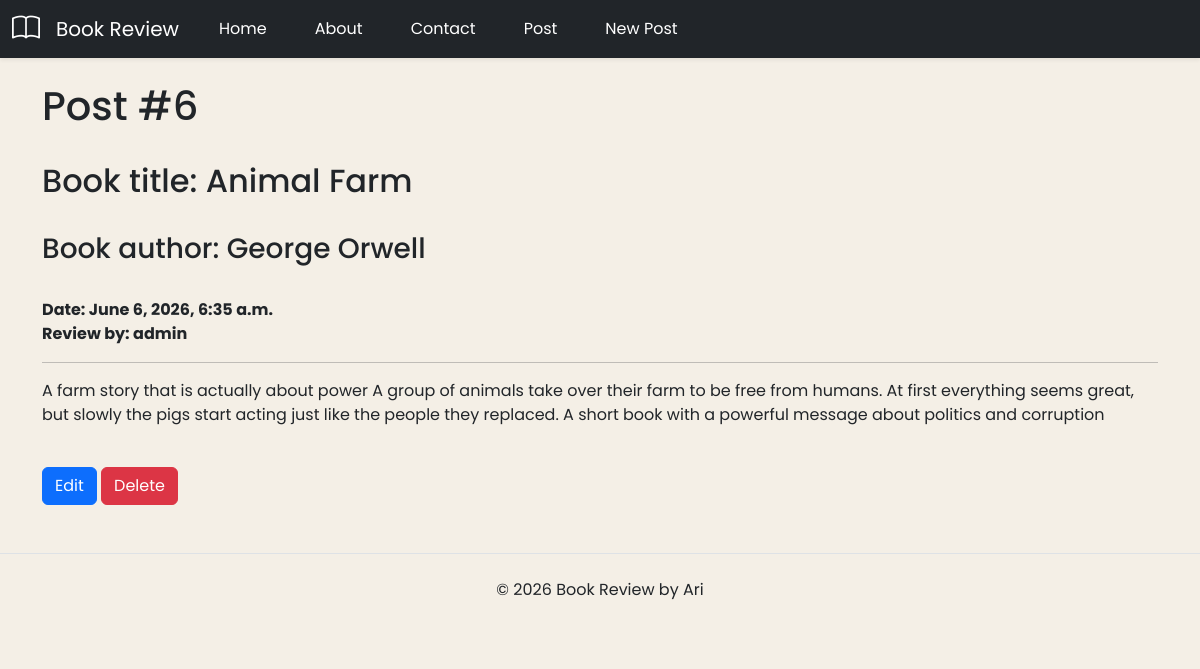
Page /post/detail/6/ on the committed database.
### posts/models.py (models this page shows, shortened)
class Post(models.Model):
    title = models.CharField(max_length=100) #string
    subtitle = models.CharField(max_length=100) #string
    body = models.TextField() #string
    created_on = models.DateTimeField(auto_now_add=True) #datetime
    author = models.ForeignKey(
        get_user_model(),
        on_delete=models.CASCADE,
    )#string / object

### posts/views.py (the view)
# urls.py: path("detail/<int:pk>/", PostDetailView.as_view(), name="post_detail"),
class PostDetailView(DetailView): #GET request ->Single Object
    template_name = "detail.html"
    model = Post
    context_object_name = "single_post"

### templates/detail.html (shortened to what this page needs)
{% extends 'base.html' %}
{% load static %}
{% block css %}
    <link rel="stylesheet" href="{% static 'css/list.css' %}">
{% endblock %}
{% block content %}
    <h1>Post #{{single_post.id}}</h1><br/>
    <h2>Book title: {{single_post.title}}</h2><br/>
    <h3>Book author: {{single_post.subtitle}}</h3><br/>
    <span><strong>Date: {{ single_post.created_on}}</strong></span><br/>
    <span><strong>Review by: {{ single_post.author }}</strong></span>
    <hr/>
    <p>{{ single_post.body }}</p>
    <br/>
    <a href="{% url 'post_edit' single_post.id %}" class="btn btn-primary">Edit</a>
    <a href="{% url 'post_delete' single_post.id %}" class="btn btn-danger">Delete</a>
{% endblock %}

### static/css/list.css (style rules this page uses)
body { background-color: #f4efe6; font-family: 'Poppins', sans-serif; }

### rows in the picture
Post: id "6", title "Animal Farm", subtitle "George Orwell", created_on "June 6, 2026, 6:35 a.m.", author "admin", body "A farm story that is actually about power A group of animals take over their farm to be free from humans. At first everything seems great, but slowly the pigs start acting just like the people they replaced. A short book with a powerful message about politics and corruption"
